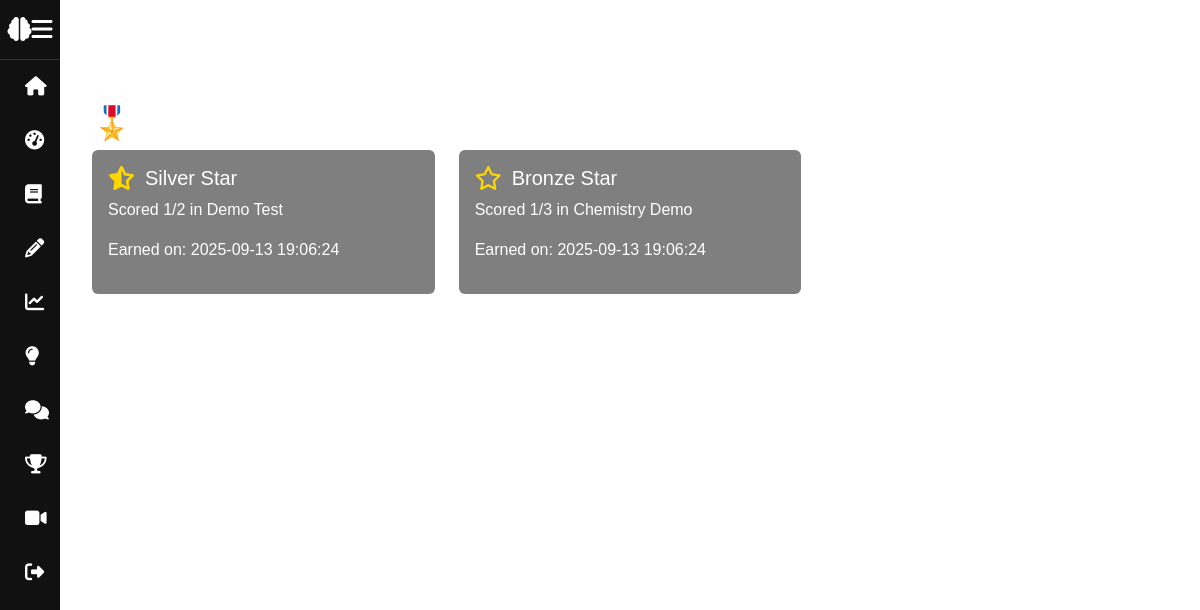
Screenshot of /badges.php (signed in) with the database file from the repository.
### tables this page shows
CREATE TABLE `badges` (
  `id` int(11) NOT NULL,
  `user_id` int(11) DEFAULT NULL,
  `badge_name` varchar(100) NOT NULL,
  `description` text DEFAULT NULL,
  `earned_at` timestamp NOT NULL DEFAULT current_timestamp(),
  `result_id` int(11) DEFAULT NULL
);

### badges.php (the view, shortened to what this page needs)
<?php
$conn = new mysqli("localhost", "root", "", "brainwave");
$user_id = $_SESSION['user_id'];
$sql_badges = "SELECT * FROM badges WHERE user_id = ?";
$stmt = $conn->prepare($sql_badges);
$stmt->bind_param("i", $user_id);
$stmt->execute();
$badges_result = $stmt->get_result();
$badges = [];
while($b = $badges_result->fetch_assoc()){
    $badges[] = $b;
}
?>
<!DOCTYPE html>
<html lang="en">
<head>
<link href="https://cdn.jsdelivr.net/npm/bootstrap@5.3.2/dist/css/bootstrap.min.css" rel="stylesheet">
<link href="https://cdnjs.cloudflare.com/ajax/libs/font-awesome/6.5.0/css/all.min.css" rel="stylesheet">
</head>
<body>
<div class="sidebar" id="sidebar">
    <div class="sidebar-header">
        <div id="logo"><i class="fas fa-brain"></i></div>
        <div class="menu-toggle" id="menuToggle"><i class="fas fa-bars" id="toggleIcon"></i></div>
    </div>
    <a href="index.php" title="Home"><i class="fas fa-home"></i> <span>Home</span></a>
    <a href="dashboard.php" title="Dashboard"><i class="fas fa-tachometer-alt"></i> <span>Dashboard</span></a>
    <a href="materials.php" title="Study Materials"><i class="fas fa-book"></i> <span>Study Materials</span></a>
    <a href="tests.php" title="Mock Tests"><i class="fas fa-pencil-alt"></i> <span>Mock Tests</span></a>
    <a href="analytics.php" title="Analytics"><i class="fas fa-chart-line"></i> <span>Analytics</span></a>
    <a href="recommendations.php" title="Recommendations"><i class="fas fa-lightbulb"></i> <span>Recommendations</span></a>
    <a href="forums.php" title="Discussion Forums"><i class="fas fa-comments"></i> <span>Discussion Forums</span></a>
    <a href="leaderboard.php" title="Leaderboard"><i class="fas fa-trophy"></i> <span>Leaderboard</span></a>
    <a href="live_classes.php" title="Live Classes"><i class="fas fa-video"></i> <span>Live
    <a href="logout.php" title="Logout"><i class="fas fa-sign-out-alt"></i> <span>Logout</span></a>
</div>
<div class="content" id="mainContent">
    <div class="container py-4">
        <h2>🎖️ Your Badges</h2>
        <div class="row">
            <?php if(count($badges) > 0): ?>
                <?php foreach($badges as $b): ?>
                    <div class="col-md-4 mb-3">
                        <div class="card p-3">
                            <h5 class="card-title">
                                <?php
                                    if($b['badge_name']=="Gold Star") echo '<i class="fas fa-star"></i>';
                                    elseif($b['badge_name']=="Silver Star") echo '<i class="fas fa-star-half-alt"></i>';
                                    else echo '<i class="far fa-star"></i>';
                                ?>
                                <?php echo htmlspecialchars($b['badge_name']); ?>
                            </h5>
                            <p class="card-text"><?php echo htmlspecialchars($b['description']); ?></p>
                            <p>Earned on: <?php echo $b['earned_at']; ?></p>
                        </div>
                    </div>
                <?php endforeach; ?>
            <?php else: ?>
                <p>No badges earned yet. Take some tests to earn badges!</p>
            <?php endif; ?>
        </div>
    </div>
</div>
</body>
</html>

### badges.php (style rules this page uses)
body { font-family: 'Nunito', sans-serif; background-image: url('img/background.svg'); background-size: cover; margin:0; padding:0; color:white; }
.sidebar { position:fixed; top:0; left:0; width:60px; height:100%; background:#111; transition:0.4s; z-index:1000; overflow:hidden; }
.sidebar-header { display:flex; align-items:center; justify-content:center; height:60px; font-size:1.5rem; border-bottom:1px solid #333; padding:0 10px; }
.menu-toggle { cursor:pointer; font-size:1.5rem; color:#fff; }
.sidebar a { display:flex; align-items:center; color:#fff; padding:15px 15px 15px 25px; text-decoration:none; white-space:nowrap; overflow:hidden; transition:0.3s; }
.sidebar a i { width:25px; text-align:center; margin-right:10px; font-size:1.2rem; }
.sidebar a span { opacity:0; transition:0.3s; }
.content { transition:0.4s; margin-left:60px; padding:80px 20px 20px 20px; }
.card { background: rgba(0,0,0,0.5); color:white; border:none; }
.card-title { display:flex; align-items:center; gap:10px; }
.card i { font-size:1.5rem; color:gold; }

### rows the page displays
badges: badge_name "Silver Star", description "Scored 1/2 in Demo Test", earned_at "2025-09-13 19:06:24"
badges: badge_name "Bronze Star", description "Scored 1/3 in Chemistry Demo", earned_at "2025-09-13 19:06:24"
